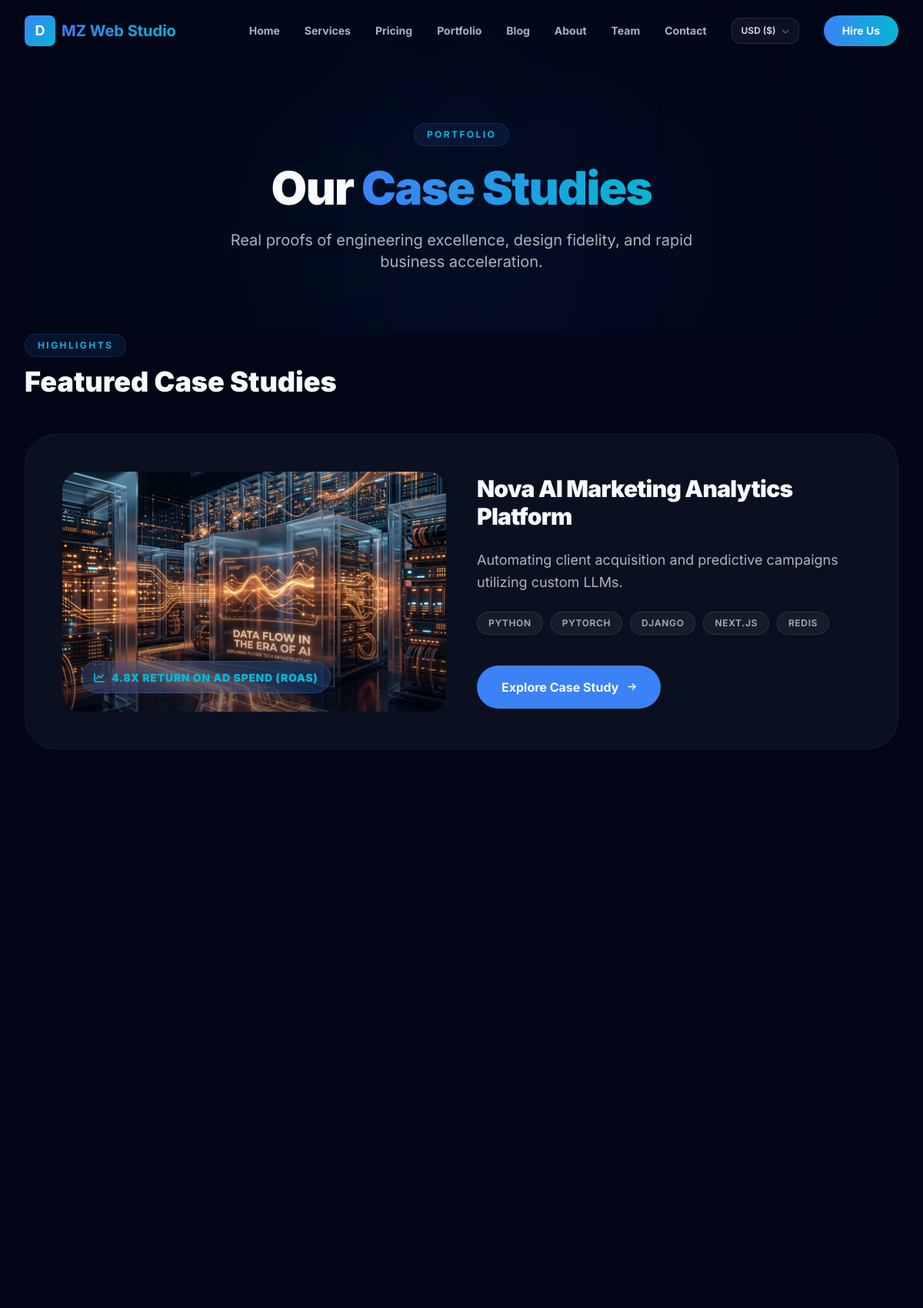
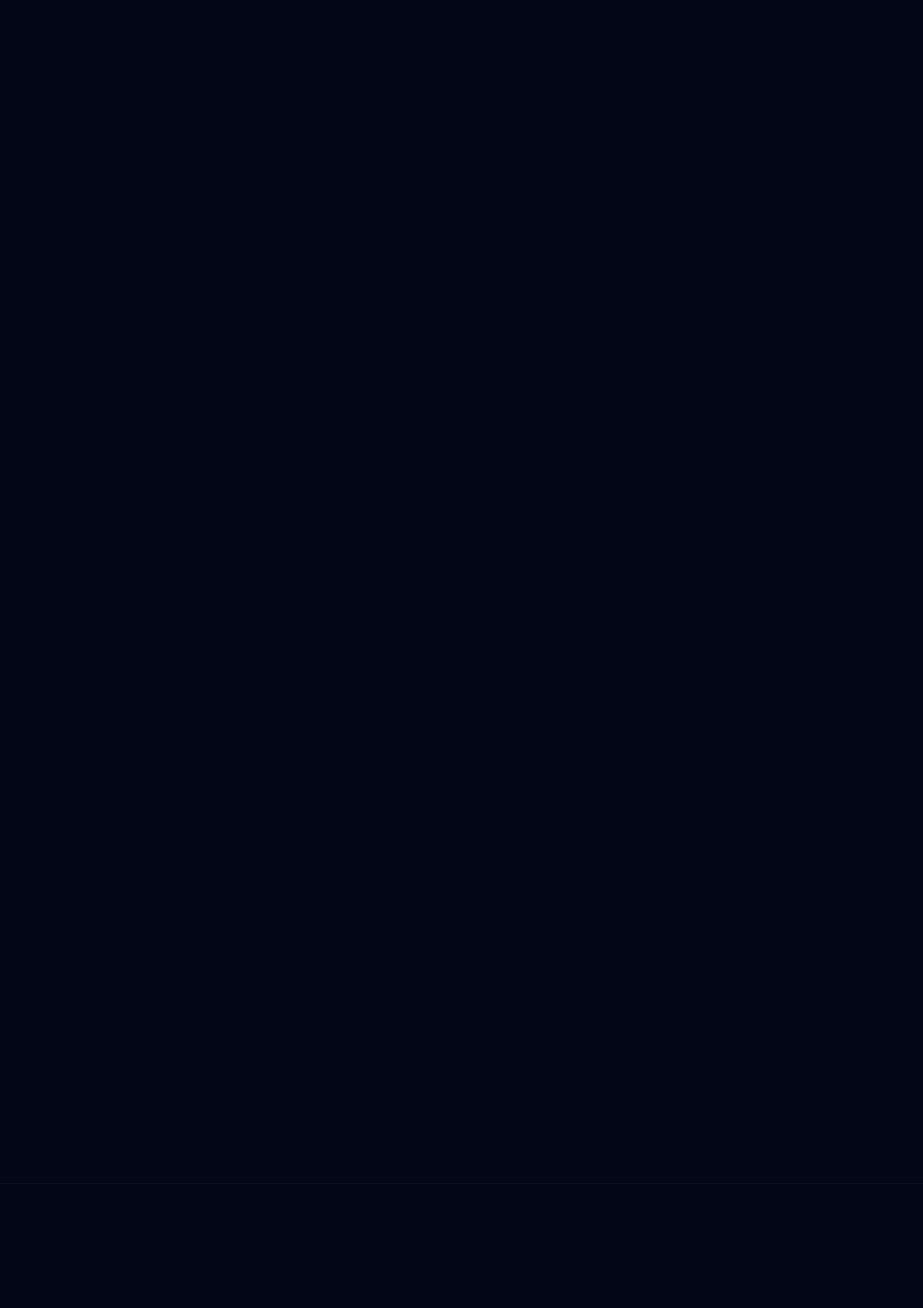
The page /portfolio/ (upper part) on the database its author committed (2 pictures, top to bottom).
### devsqaud/models.py (models this page shows, shortened)
class Project(models.Model):
    title = models.CharField(max_length=200)
    slug = models.SlugField(max_length=200, unique=True, blank=True)
    image = models.ImageField(upload_to='projects/', blank=True, null=True)
    short_description = models.CharField(max_length=300)
    full_description = models.TextField()
    result_highlight = models.CharField(
        max_length=300,
        help_text="e.g. '3x revenue increase'"
    )
    tech_stack = models.CharField(
        max_length=500,
        help_text="Comma-separated technologies"
    )
    is_featured = models.BooleanField(default=False, help_text="Show on home page")
    created_at = models.DateTimeField(auto_now_add=True)
    class Meta:
        ordering = ['-created_at']
    def get_tech_list(self):
        return [t.strip() for t in self.tech_stack.split(',') if t.strip()]

### devsqaud/views.py (the view)
# urls.py: path('portfolio/', views.portfolio_view, name='portfolio'),
def portfolio_view(request):
    featured_projects = Project.objects.filter(is_featured=True)
    recent_projects = Project.objects.filter(is_featured=False)
    testimonials = Testimonial.objects.all()
    context = {
        'featured_projects': featured_projects,
        'recent_projects': recent_projects,
        'testimonials': testimonials,
    }
    return render(request, 'portfolio.html', context)

### devsqaud/context_processors.py (called while the page is built)
def site_config_context(request):
    return {
        'site': SiteConfig.load(),
    }

def currency_context(request):
    currency = request.session.get('currency', 'USD')
    symbols = {
        'USD': '$',
        'BDT': '৳',
        'EUR': '€',
        'GBP': '£',
        'SAR': '﷼',
        'AED': 'د.إ'
    }
    return {
        'active_currency': currency,
        'currency_symbol': symbols.get(currency, '$'),
    }

### devsqaud/models.py (called while the page is built)
    @classmethod
    def load(cls):
        obj, _ = cls.objects.get_or_create(pk=1)
        return obj

### templates/portfolio.html (shortened to what this page needs)
{% extends 'base.html' %}
{% block content %}
<section class="relative pt-40 pb-20 overflow-hidden bg-brand-bg">
    <div class="absolute inset-0">
        <div class="absolute top-1/4 right-1/4 w-96 h-96 bg-brand-primary/10 rounded-full blur-[150px] animate-pulse-slow"></div>
        <div class="absolute bottom-0 left-1/4 w-72 h-72 bg-brand-accent/10 rounded-full blur-[150px] animate-pulse-slow"></div>
    </div>
    <div class="relative z-10 max-w-7xl mx-auto px-4 sm:px-6 lg:px-8 text-center">
        <span class="inline-block px-4 py-1.5 text-xs font-bold tracking-[0.2em] uppercase text-brand-accent bg-brand-primary/10 border border-brand-primary/20 rounded-full mb-6 animate-fade-in-up">Portfolio</span>
        <h1 class="text-5xl sm:text-6xl font-black mb-6 animate-fade-in-up animation-delay-200 tracking-tight text-brand-text">
            Our <span class="bg-gradient-to-r from-brand-primary to-brand-accent bg-clip-text text-transparent">Case Studies</span>
        </h1>
        <p class="text-brand-text/70 max-w-2xl mx-auto text-lg sm:text-xl leading-relaxed animate-fade-in-up animation-delay-400">
            Real proofs of engineering excellence, design fidelity, and rapid business acceleration.
        </p>
    </div>
</section>
<section class="relative pb-24 bg-brand-bg">
    <div class="max-w-7xl mx-auto px-4 sm:px-6 lg:px-8">
        <div class="mb-12 scroll-reveal">
            <span class="inline-block px-4 py-1.5 text-xs font-bold tracking-[0.2em] uppercase text-brand-accent bg-brand-primary/10 border border-brand-primary/20 rounded-full mb-3">Highlights</span>
            <h2 class="text-3xl sm:text-4xl font-black text-brand-text">Featured Case Studies</h2>
        </div>
        <div class="space-y-16">
            {% for project in featured_projects %}
            <div class="glass-card bg-[#111827]/60 border border-white/5 rounded-[2.5rem] p-8 lg:p-12 transition-all duration-500 hover:border-brand-primary/30 hover:shadow-[0_0_50px_rgba(59,130,246,0.08)] scroll-reveal">
                <div class="grid grid-cols-1 lg:grid-cols-12 gap-10 items-center">
                    <div class="lg:col-span-6 relative aspect-[16/10] rounded-3xl overflow-hidden bg-brand-card">
                        {% if project.image %}
                        <img src="{{ project.image.url }}" alt="{{ project.title }}" class="w-full h-full object-cover transform hover:scale-105 transition-transform duration-700" loading="lazy">
                        {% else %}
                        <div class="w-full h-full bg-gradient-to-br from-brand-primary/20 to-brand-accent/20 flex items-center justify-center">
                            <i class="fas fa-laptop-code text-6xl text-brand-primary/30"></i>
                        </div>
                        {% endif %}
                        <div class="absolute inset-0 bg-gradient-to-t from-brand-bg/80 via-transparent to-transparent opacity-60"></div>
                        <div class="absolute bottom-6 left-6 px-4 py-2 bg-brand-primary/20 backdrop-blur-xl border border-brand-primary/30 rounded-full">
                            <span class="text-sm font-black tracking-wider text-brand-accent uppercase">
                                <i class="fas fa-chart-line mr-2"></i>{{ project.result_highlight }}
                            </span>
                        </div>
                    </div>
                    <div class="lg:col-span-6 space-y-6">
                        <h3 class="text-3xl font-black tracking-tight text-brand-text">{{ project.title }}</h3>
                        <p class="text-brand-text/70 text-lg leading-relaxed">{{ project.short_description }}</p>
                        <div class="flex flex-wrap gap-2.5">
                            {% for tech in project.get_tech_list %}
                            <span class="px-3.5 py-1.5 text-xs font-bold tracking-wider uppercase text-brand-text/60 bg-brand-text/5 border border-brand-text/10 rounded-full">
                                {{ tech }}
                            </span>
                            {% endfor %}
                        </div>
                        <div class="pt-4">
                            <a href="{% url 'project_detail' project.slug %}" class="group inline-flex items-center space-x-3 px-8 py-4 bg-brand-primary text-brand-text font-bold rounded-full hover:shadow-[0_0_40px_rgba(59,130,246,0.3)] transform hover:-translate-y-0.5 transition-all duration-300">
                                <span>Explore Case Study</span>
                                <i class="fas fa-arrow-right text-xs group-hover:translate-x-1 transition-transform duration-300"></i>
                            </a>
                        </div>
                    </div>
                </div>
            </div>
            {% empty %}
            <p class="text-brand-text/50 text-center py-10">Featured digital products are arriving soon.</p>
            {% endfor %}
        </div>
    </div>
</section>
<section class="relative pb-32 bg-brand-bg">
    <div class="max-w-7xl mx-auto px-4 sm:px-6 lg:px-8">
        <div class="grid grid-cols-1 md:grid-cols-2 lg:grid-cols-3 gap-8">
        </div>
    </div>
</section>
<section class="relative py-32 bg-[#020617] border-t border-white/5">
    <div class="absolute inset-0 overflow-hidden">
    </div>
    <div class="relative z-10 max-w-7xl mx-auto px-4 sm:px-6 lg:px-8">
    </div>
</section>
{% endblock %}

### static/css/styles.css (style rules this page uses)
:root { --bg-primary: #000000; --bg-surface: #0a0a0a; --bg-surface-light: #121212; --accent: #f97316; --accent-light: #fbbf24; --accent-dark: #ea580c; --accent-glow: rgba(59, 130, 246, 0.15); }
html { scroll-behavior: smooth; }
.glass-card { background: rgba(255, 255, 255, 0.015); backdrop-filter: blur(25px); -webkit-backdrop-filter: blur(25px); border: 1px solid rgba(255, 255, 255, 0.05); transition: all 0.5s cubic-bezier(0.4, 0, 0.2, 1); }
.animate-fade-in-up { animation: fadeInUp 0.8s ease-out forwards; opacity: 0; }
.animation-delay-200 { animation-delay: 0.2s; }
.animation-delay-400 { animation-delay: 0.4s; }
.scroll-reveal { opacity: 0; transform: translateY(30px); transition: all 0.8s cubic-bezier(0.4, 0, 0.2, 1); }
.scroll-reveal.revealed { opacity: 1; transform: translateY(0); }

### rows shown on the page
Project: image (picture), result_highlight "4.8X RETURN ON AD SPEND (ROAS)", title "Nova AI Marketing Analytics Platform", short_description "Automating client acquisition and predictive campaigns utilizing custom LLMs.", get_tech_list "PYTHON" "PYTORCH" "DJANGO" "NEXT.JS" "REDIS"

### other values the page prints
{{ active_currency|default:"USD" }} "USD"
{{ currency_symbol|default:"$" }} "$"
